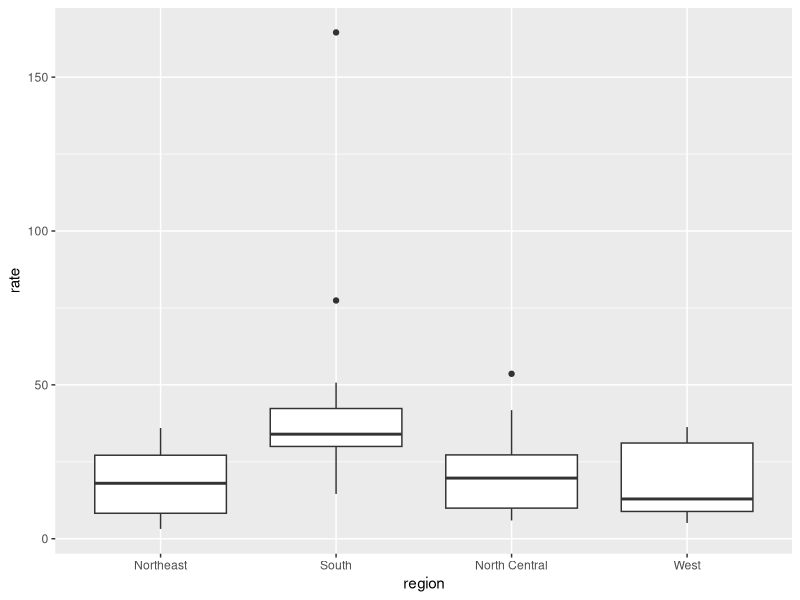
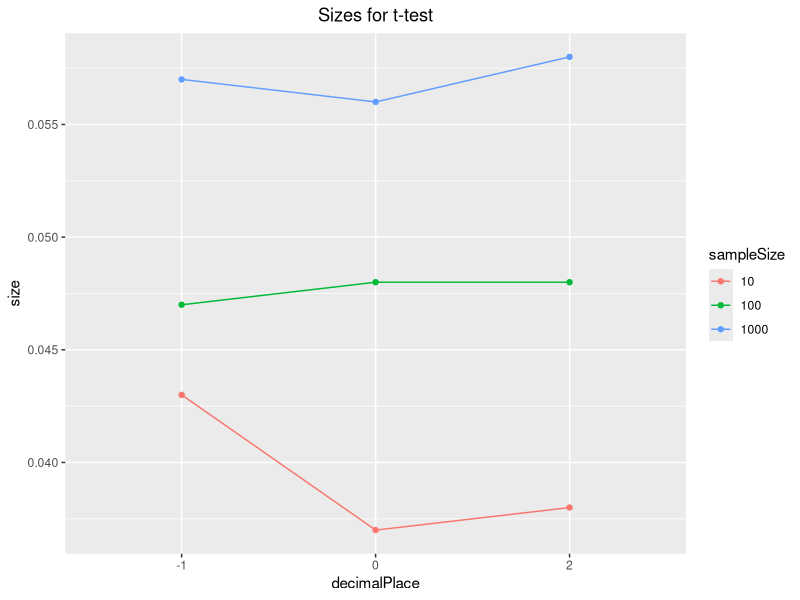
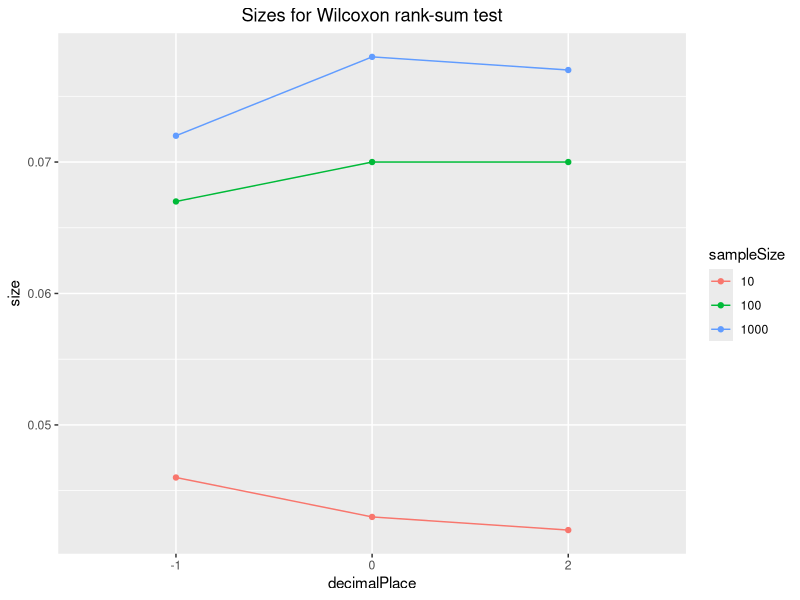
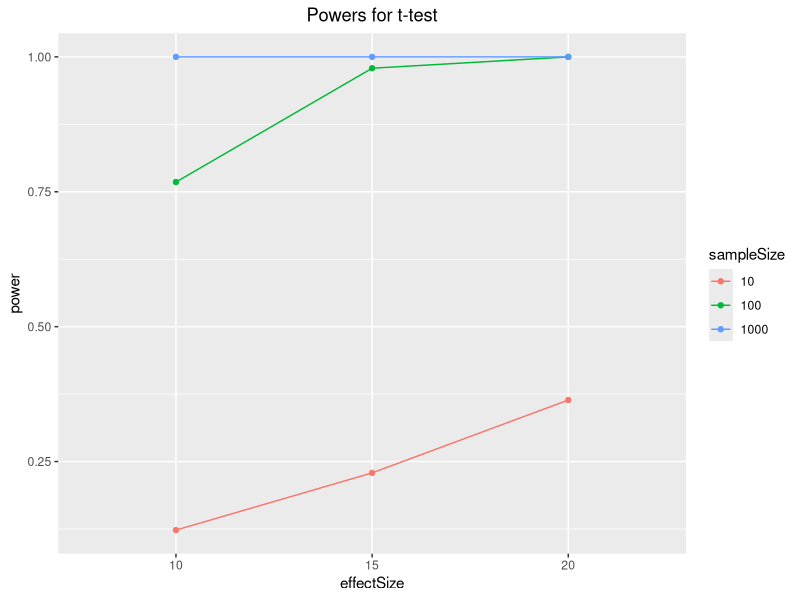
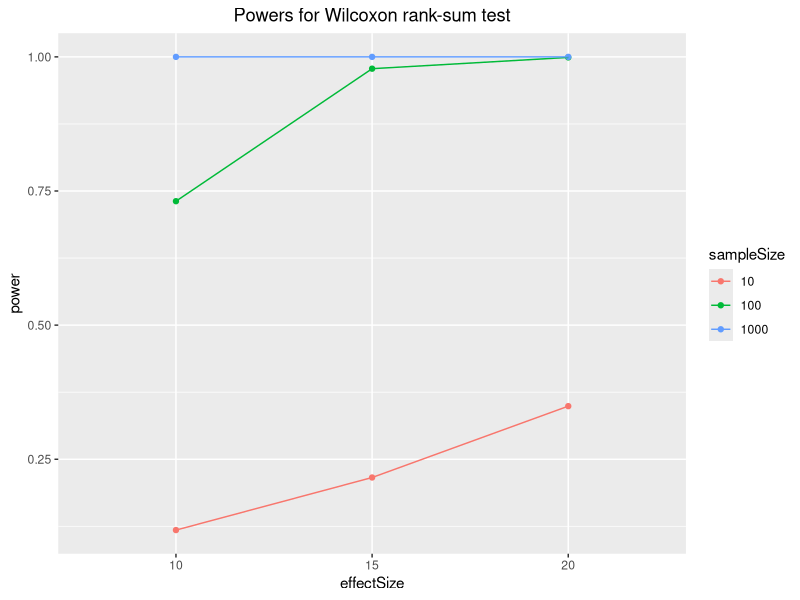

Write R code to recreate these figures, in order.
# Task 1: Choose a dataset and research question
# Dataset: murders
# Researsh question: Is the rate of murders in South the same 
#   as the rate in North Central?

# Explore the data preliminarily
library(dslabs)

data("murders")
head(murders)
summary(murders)
summary(murders$region)

# Create a new column: rate - gun murders per 1000000
murders$rate <- murders$total/murders$population * 1000000

# Calculate the mean and sd of rate for each region
### This is the Table1 in the report
library(dplyr)
murders_group <- murders %>%
  group_by(region) %>%
  summarise(rate_mean = mean(rate), rate_sd = sd(rate))

View(murders_group)

# Visualise the data
### This is the Figure1 in the report
library(ggplot2)
ggplot(murders, aes(x = region, y = rate)) +
  geom_boxplot()


# Task 2: Choose statistical tests
# Statistical tests: 
#     Parametric: t-test
#     Non-parametric: Wilcoxon rank-sum Test (also called Mann-Whitney U Test)


# Task 3: Generate and analyze simulated data

size_and_power <- function(n, effect, round){
  # Purpose: Write a function to 1)simulate data under different scenarios
  #         2) apply t-test and Wilcoxon rank-sum test
  #         3) calculate the size and power of these statistical tests
  # Input: n - sample size
  #        effect - effect size(different between means)
  #        round - measurement error(number of decimal places)
  # Output: t_size - size for t-test
  #         wil_size - size for Wilcoxon rank-sum test 
  #         t_power - power for t-test
  #         wil_power - power for Wilcoxon rank-sum test 
  
  # Set seed for reproducibility
  set.seed(180009169)
  
  t_pvalues <- numeric(1000)
  wil_pvalues <- numeric(1000)
  
  # Simulate data 1000 times
  for(i in 1:1000){

   sim_murders <- data.frame(region = rep(c("South", "North Central"), each = n),
                             rate = c(round(rnorm(n, murders_group[[2,2]], 
                                                  murders_group[[2,3]]), round), 
                                      round(rnorm(n, murders_group[[2,2]] - effect, 
                                                  murders_group[[3,3]]), round)))
   
   # Calculate p-value
   t_pvalues[i] <- t.test(rate ~ region, data = sim_murders)[[3]]
   wil_pvalues[i] <- wilcox.test(rate ~ region, data = sim_murders)[[3]]
  }
   
   # Calculate size and power 
   if (effect == 0) {
     
     t_size <- sum(t_pvalues <= 0.05)/1000
     wil_size <- sum(wil_pvalues <= 0.05)/1000
     
     return(list(paste("The size for t-test is", t_size), 
                 paste("The size for Wilcoxon rank-sum test is", wil_size)))
   }
   else{
     
     t_power <- sum(t_pvalues <= 0.05)/1000
     wil_power <- sum(wil_pvalues <= 0.05)/1000
     
     return(list(paste("The power for t-test is", t_power), 
                 paste("The power for Wilcoxon rank-sum test is", wil_power)))
   }
}

# When the effect size is zero, calculate the sizes under different sample sizes
#   and measurement errors(numbers of decimal places)
lapply(c(2, 0, -1), function(x){
  size_and_power(n = 10, effect = 0, round = x)})

lapply(c(2, 0, -1), function(x){
  size_and_power(n = 100, effect = 0, round = x)})
  
sapply(c(2, 0, -1), function(x){
  size_and_power(n = 1000, effect = 0, round = x)})  


# When the number of decimal is fixed, calculate the powers under different 
#   sample sizes and effect sizes
sapply(c(10, 20, 30), function(x){
  size_and_power(n = 10, effect = x, round = 2)})

sapply(c(10, 20, 30), function(x){
  size_and_power(n = 100, effect = x, round = 2)})

sapply(c(10, 20, 30), function(x){
  size_and_power(n = 1000, effect = x, round = 2)})


# Report and visualise the sizes for t-test and Wilcoxon rank-sum test
### This is the Figure2 in the report
ttest_size <- data.frame(sampleSize = rep(c(10, 100, 1000), each = 3), 
                         decimalPlace = rep(c(-1, 0, 2),3), 
                         size = c(0.043, 0.037, 0.038, 0.047, 0.048, 0.048, 
                                  0.057, 0.056, 0.058))
ttest_size$sampleSize <- as.factor(ttest_size$sampleSize)
ttest_size$decimalPlace <- as.factor(ttest_size$decimalPlace)
ggplot(data = ttest_size, aes(x = decimalPlace, y = size, color = sampleSize, 
                              group = sampleSize)) +
  geom_point() +
  geom_line() +
  labs(title = " Sizes for t-test ") +
  theme(plot.title=element_text(hjust=0.5))


wilcoxon_size <- data.frame(sampleSize = rep(c(10, 100, 1000), each = 3), 
                            decimalPlace = rep(c(-1, 0, 2),3), 
                            size = c(0.046, 0.043, 0.042, 0.067, 0.070, 0.070, 
                                     0.072, 0.078, 0.077))
                         
wilcoxon_size$sampleSize <- as.factor(wilcoxon_size$sampleSize)
wilcoxon_size$decimalPlace <- as.factor(wilcoxon_size$decimalPlace)

ggplot(data = wilcoxon_size, aes(x = decimalPlace, y = size, color = sampleSize, 
                              group = sampleSize)) +
  geom_point() +
  geom_line() +
  labs(title = " Sizes for Wilcoxon rank-sum test ") +
  theme(plot.title=element_text(hjust=0.5))  

# Report and visualise the powers for t-test and Wilcoxon rank-sum test
### This is the Figure3 in the report
ttest_power <- data.frame(sampleSize = rep(c(10, 100, 1000), each = 3), 
                          effectSize = rep(c(10, 15, 20),3), 
                          power = c(0.123, 0.229, 0.364, 0.768, 0.979, 1.000, 
                                   1.000, 1.000, 1.000))
                          
ttest_power$sampleSize <- as.factor(ttest_power$sampleSize)
ttest_power$effectSize <- as.factor(ttest_power$effectSize)

ggplot(data = ttest_power, aes(x = effectSize, y = power, color = sampleSize, 
                                 group = sampleSize)) +
  geom_point() +
  geom_line() +
  labs(title = " Powers for t-test ") +
  theme(plot.title=element_text(hjust=0.5)) 
                
              

wilcoxon_power <- data.frame(sampleSize = rep(c(10, 100, 1000), each = 3), 
                          effectSize = rep(c(10, 15, 20),3), 
                          power = c(0.118, 0.216, 0.349, 0.731, 0.978, 0.999, 
                                    1.000, 1.000, 1.000))

wilcoxon_power$sampleSize <- as.factor(wilcoxon_power$sampleSize)
wilcoxon_power$effectSize <- as.factor(wilcoxon_power$effectSize)

ggplot(data = wilcoxon_power, aes(x = effectSize, y = power, color = sampleSize, 
                               group = sampleSize)) +
  geom_point() +
  geom_line() +
  labs(title = " Powers for Wilcoxon rank-sum test ") +
  theme(plot.title=element_text(hjust=0.5)) 
    
